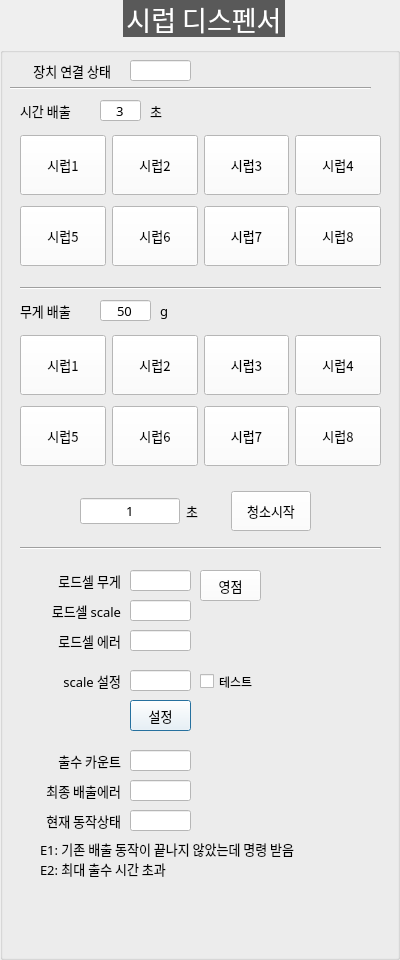
<?xml version="1.0" encoding="UTF-8"?>
<ui version="4.0">
 <class>DialogSyrup</class>
 <widget class="QDialog" name="DialogSyrup">
  <property name="geometry">
   <rect>
    <x>0</x>
    <y>0</y>
    <width>400</width>
    <height>960</height>
   </rect>
  </property>
  <property name="windowTitle">
   <string>Dialog</string>
  </property>
  <widget class="QGroupBox" name="GB_SYRUP">
   <property name="geometry">
    <rect>
     <x>0</x>
     <y>0</y>
     <width>400</width>
     <height>960</height>
    </rect>
   </property>
   <property name="font">
    <font>
     <family>함초롬돋움</family>
     <pointsize>20</pointsize>
     <weight>50</weight>
     <italic>false</italic>
     <bold>false</bold>
    </font>
   </property>
   <property name="styleSheet">
    <string notr="true">QGroupBox  {
    margin-top: 10px;
	font: 20pt &quot;함초롬돋움&quot;;
}

QGroupBox::title  {
    subcontrol-origin: margin;
    subcontrol-position: top center;
    padding: 10px 8000px 10px 8000px;
    background-color: #595959;
    color: rgb(255, 255, 255);
}
QLabel {
	font: 10pt &quot;함초롬돋움&quot;;
}
QComboBox{
	font: 10pt &quot;함초롬돋움&quot;;
	background-color: #ffffff
}
QPushButton{
	font: 10pt &quot;함초롬돋움&quot;;
	background-color: #ffffff
}
QLineEdit{
	font: 10pt &quot;함초롬돋움&quot;;
	background-color: #ffffff
}
QListWidget{
	font: 10pt &quot;함초롬돋움&quot;;
	background-color: #ffffff
}
QCheckBox{
	font: 10pt &quot;함초롬돋움&quot;;
}



</string>
   </property>
   <property name="title">
    <string>시럽 디스펜서</string>
   </property>
   <widget class="QLineEdit" name="LE_SYRUP_CONNECTION">
    <property name="geometry">
     <rect>
      <x>130</x>
      <y>60</y>
      <width>61</width>
      <height>21</height>
     </rect>
    </property>
    <property name="font">
     <font>
      <family>함초롬돋움</family>
      <pointsize>10</pointsize>
      <weight>50</weight>
      <italic>false</italic>
      <bold>false</bold>
     </font>
    </property>
    <property name="readOnly">
     <bool>true</bool>
    </property>
   </widget>
   <widget class="QLabel" name="label_110">
    <property name="geometry">
     <rect>
      <x>10</x>
      <y>60</y>
      <width>101</width>
      <height>21</height>
     </rect>
    </property>
    <property name="font">
     <font>
      <family>함초롬돋움</family>
      <pointsize>10</pointsize>
      <weight>50</weight>
      <italic>false</italic>
      <bold>false</bold>
     </font>
    </property>
    <property name="text">
     <string>장치 연결 상태</string>
    </property>
    <property name="alignment">
     <set>Qt::AlignRight|Qt::AlignTrailing|Qt::AlignVCenter</set>
    </property>
   </widget>
   <widget class="Line" name="line_37">
    <property name="geometry">
     <rect>
      <x>10</x>
      <y>80</y>
      <width>361</width>
      <height>16</height>
     </rect>
    </property>
    <property name="font">
     <font>
      <pointsize>11</pointsize>
     </font>
    </property>
    <property name="orientation">
     <enum>Qt::Horizontal</enum>
    </property>
   </widget>
   <widget class="Line" name="line_38">
    <property name="geometry">
     <rect>
      <x>20</x>
      <y>280</y>
      <width>361</width>
      <height>16</height>
     </rect>
    </property>
    <property name="font">
     <font>
      <pointsize>11</pointsize>
     </font>
    </property>
    <property name="orientation">
     <enum>Qt::Horizontal</enum>
    </property>
   </widget>
   <widget class="QLineEdit" name="LE_SYRUP_DISPENSE_COUNT">
    <property name="geometry">
     <rect>
      <x>130</x>
      <y>750</y>
      <width>61</width>
      <height>21</height>
     </rect>
    </property>
    <property name="font">
     <font>
      <family>함초롬돋움</family>
      <pointsize>10</pointsize>
      <weight>50</weight>
      <italic>false</italic>
      <bold>false</bold>
     </font>
    </property>
    <property name="readOnly">
     <bool>true</bool>
    </property>
   </widget>
   <widget class="QLabel" name="label_112">
    <property name="geometry">
     <rect>
      <x>50</x>
      <y>750</y>
      <width>71</width>
      <height>21</height>
     </rect>
    </property>
    <property name="font">
     <font>
      <family>함초롬돋움</family>
      <pointsize>10</pointsize>
      <weight>50</weight>
      <italic>false</italic>
      <bold>false</bold>
     </font>
    </property>
    <property name="text">
     <string>출수 카운트</string>
    </property>
    <property name="alignment">
     <set>Qt::AlignRight|Qt::AlignTrailing|Qt::AlignVCenter</set>
    </property>
   </widget>
   <widget class="QLineEdit" name="LE_LAST_DISPENSE_ERROR">
    <property name="geometry">
     <rect>
      <x>130</x>
      <y>780</y>
      <width>61</width>
      <height>21</height>
     </rect>
    </property>
    <property name="font">
     <font>
      <family>함초롬돋움</family>
      <pointsize>10</pointsize>
      <weight>50</weight>
      <italic>false</italic>
      <bold>false</bold>
     </font>
    </property>
    <property name="readOnly">
     <bool>true</bool>
    </property>
   </widget>
   <widget class="QLabel" name="label_113">
    <property name="geometry">
     <rect>
      <x>40</x>
      <y>780</y>
      <width>81</width>
      <height>21</height>
     </rect>
    </property>
    <property name="font">
     <font>
      <family>함초롬돋움</family>
      <pointsize>10</pointsize>
      <weight>50</weight>
      <italic>false</italic>
      <bold>false</bold>
     </font>
    </property>
    <property name="text">
     <string>최종 배출에러</string>
    </property>
    <property name="alignment">
     <set>Qt::AlignRight|Qt::AlignTrailing|Qt::AlignVCenter</set>
    </property>
   </widget>
   <widget class="QLabel" name="label_114">
    <property name="geometry">
     <rect>
      <x>40</x>
      <y>810</y>
      <width>81</width>
      <height>21</height>
     </rect>
    </property>
    <property name="font">
     <font>
      <family>함초롬돋움</family>
      <pointsize>10</pointsize>
      <weight>50</weight>
      <italic>false</italic>
      <bold>false</bold>
     </font>
    </property>
    <property name="text">
     <string>현재 동작상태</string>
    </property>
    <property name="alignment">
     <set>Qt::AlignRight|Qt::AlignTrailing|Qt::AlignVCenter</set>
    </property>
   </widget>
   <widget class="QLineEdit" name="LE_OP_STATE">
    <property name="geometry">
     <rect>
      <x>130</x>
      <y>810</y>
      <width>61</width>
      <height>21</height>
     </rect>
    </property>
    <property name="font">
     <font>
      <family>함초롬돋움</family>
      <pointsize>10</pointsize>
      <weight>50</weight>
      <italic>false</italic>
      <bold>false</bold>
     </font>
    </property>
    <property name="readOnly">
     <bool>true</bool>
    </property>
   </widget>
   <widget class="QLabel" name="label">
    <property name="geometry">
     <rect>
      <x>40</x>
      <y>840</y>
      <width>311</width>
      <height>17</height>
     </rect>
    </property>
    <property name="font">
     <font>
      <family>함초롬돋움</family>
      <pointsize>10</pointsize>
      <weight>50</weight>
      <italic>false</italic>
      <bold>false</bold>
     </font>
    </property>
    <property name="text">
     <string>E1: 기존 배출 동작이 끝나지 않았는데 명령 받음</string>
    </property>
   </widget>
   <widget class="QLabel" name="label_2">
    <property name="geometry">
     <rect>
      <x>40</x>
      <y>860</y>
      <width>311</width>
      <height>17</height>
     </rect>
    </property>
    <property name="font">
     <font>
      <family>함초롬돋움</family>
      <pointsize>10</pointsize>
      <weight>50</weight>
      <italic>false</italic>
      <bold>false</bold>
     </font>
    </property>
    <property name="text">
     <string>E2: 최대 출수 시간 초과</string>
    </property>
   </widget>
   <widget class="QLabel" name="label_22">
    <property name="geometry">
     <rect>
      <x>150</x>
      <y>100</y>
      <width>21</width>
      <height>21</height>
     </rect>
    </property>
    <property name="font">
     <font>
      <family>함초롬돋움</family>
      <pointsize>10</pointsize>
      <weight>50</weight>
      <italic>false</italic>
      <bold>false</bold>
     </font>
    </property>
    <property name="text">
     <string>초</string>
    </property>
   </widget>
   <widget class="QLineEdit" name="LE_SYRUP_OUT_TIME">
    <property name="geometry">
     <rect>
      <x>100</x>
      <y>100</y>
      <width>41</width>
      <height>21</height>
     </rect>
    </property>
    <property name="font">
     <font>
      <family>함초롬돋움</family>
      <pointsize>10</pointsize>
      <weight>50</weight>
      <italic>false</italic>
      <bold>false</bold>
     </font>
    </property>
    <property name="text">
     <string>3</string>
    </property>
    <property name="alignment">
     <set>Qt::AlignCenter</set>
    </property>
   </widget>
   <widget class="QLabel" name="label_116">
    <property name="geometry">
     <rect>
      <x>40</x>
      <y>570</y>
      <width>81</width>
      <height>21</height>
     </rect>
    </property>
    <property name="font">
     <font>
      <family>함초롬돋움</family>
      <pointsize>10</pointsize>
      <weight>50</weight>
      <italic>false</italic>
      <bold>false</bold>
     </font>
    </property>
    <property name="text">
     <string>로드셀 무게</string>
    </property>
    <property name="alignment">
     <set>Qt::AlignRight|Qt::AlignTrailing|Qt::AlignVCenter</set>
    </property>
   </widget>
   <widget class="QLabel" name="label_117">
    <property name="geometry">
     <rect>
      <x>40</x>
      <y>600</y>
      <width>81</width>
      <height>21</height>
     </rect>
    </property>
    <property name="font">
     <font>
      <family>함초롬돋움</family>
      <pointsize>10</pointsize>
      <weight>50</weight>
      <italic>false</italic>
      <bold>false</bold>
     </font>
    </property>
    <property name="text">
     <string>로드셀 scale</string>
    </property>
    <property name="alignment">
     <set>Qt::AlignRight|Qt::AlignTrailing|Qt::AlignVCenter</set>
    </property>
   </widget>
   <widget class="QLabel" name="label_118">
    <property name="geometry">
     <rect>
      <x>40</x>
      <y>630</y>
      <width>81</width>
      <height>21</height>
     </rect>
    </property>
    <property name="font">
     <font>
      <family>함초롬돋움</family>
      <pointsize>10</pointsize>
      <weight>50</weight>
      <italic>false</italic>
      <bold>false</bold>
     </font>
    </property>
    <property name="text">
     <string>로드셀 에러</string>
    </property>
    <property name="alignment">
     <set>Qt::AlignRight|Qt::AlignTrailing|Qt::AlignVCenter</set>
    </property>
   </widget>
   <widget class="QLineEdit" name="LE_LOADCELL_WEIGHT">
    <property name="geometry">
     <rect>
      <x>130</x>
      <y>570</y>
      <width>61</width>
      <height>21</height>
     </rect>
    </property>
    <property name="font">
     <font>
      <family>함초롬돋움</family>
      <pointsize>10</pointsize>
      <weight>50</weight>
      <italic>false</italic>
      <bold>false</bold>
     </font>
    </property>
    <property name="readOnly">
     <bool>true</bool>
    </property>
   </widget>
   <widget class="QLineEdit" name="LE_LOADCELL_SCALE">
    <property name="geometry">
     <rect>
      <x>130</x>
      <y>600</y>
      <width>61</width>
      <height>21</height>
     </rect>
    </property>
    <property name="font">
     <font>
      <family>함초롬돋움</family>
      <pointsize>10</pointsize>
      <weight>50</weight>
      <italic>false</italic>
      <bold>false</bold>
     </font>
    </property>
    <property name="readOnly">
     <bool>true</bool>
    </property>
   </widget>
   <widget class="QLineEdit" name="LE_LOADCELL_ERROR">
    <property name="geometry">
     <rect>
      <x>130</x>
      <y>630</y>
      <width>61</width>
      <height>21</height>
     </rect>
    </property>
    <property name="font">
     <font>
      <family>함초롬돋움</family>
      <pointsize>10</pointsize>
      <weight>50</weight>
      <italic>false</italic>
      <bold>false</bold>
     </font>
    </property>
    <property name="readOnly">
     <bool>true</bool>
    </property>
   </widget>
   <widget class="QLabel" name="label_119">
    <property name="geometry">
     <rect>
      <x>40</x>
      <y>670</y>
      <width>81</width>
      <height>21</height>
     </rect>
    </property>
    <property name="font">
     <font>
      <family>함초롬돋움</family>
      <pointsize>10</pointsize>
      <weight>50</weight>
      <italic>false</italic>
      <bold>false</bold>
     </font>
    </property>
    <property name="text">
     <string>scale 설정</string>
    </property>
    <property name="alignment">
     <set>Qt::AlignRight|Qt::AlignTrailing|Qt::AlignVCenter</set>
    </property>
   </widget>
   <widget class="QLineEdit" name="LE_LOADCELL_SET_SCALE">
    <property name="geometry">
     <rect>
      <x>130</x>
      <y>670</y>
      <width>61</width>
      <height>21</height>
     </rect>
    </property>
    <property name="font">
     <font>
      <family>함초롬돋움</family>
      <pointsize>10</pointsize>
      <weight>50</weight>
      <italic>false</italic>
      <bold>false</bold>
     </font>
    </property>
    <property name="readOnly">
     <bool>false</bool>
    </property>
   </widget>
   <widget class="QPushButton" name="BTN_SET_SCALE">
    <property name="geometry">
     <rect>
      <x>130</x>
      <y>700</y>
      <width>61</width>
      <height>31</height>
     </rect>
    </property>
    <property name="font">
     <font>
      <family>함초롬돋움</family>
      <pointsize>10</pointsize>
      <weight>50</weight>
      <italic>false</italic>
      <bold>false</bold>
     </font>
    </property>
    <property name="text">
     <string>설정</string>
    </property>
   </widget>
   <widget class="QPushButton" name="BTN_TARE">
    <property name="geometry">
     <rect>
      <x>200</x>
      <y>570</y>
      <width>61</width>
      <height>31</height>
     </rect>
    </property>
    <property name="font">
     <font>
      <family>함초롬돋움</family>
      <pointsize>10</pointsize>
      <weight>50</weight>
      <italic>false</italic>
      <bold>false</bold>
     </font>
    </property>
    <property name="text">
     <string>영점</string>
    </property>
   </widget>
   <widget class="QLineEdit" name="LE_SYRUP_OUT_WEIGHT">
    <property name="geometry">
     <rect>
      <x>100</x>
      <y>300</y>
      <width>51</width>
      <height>21</height>
     </rect>
    </property>
    <property name="font">
     <font>
      <family>함초롬돋움</family>
      <pointsize>10</pointsize>
      <weight>50</weight>
      <italic>false</italic>
      <bold>false</bold>
     </font>
    </property>
    <property name="text">
     <string>50</string>
    </property>
    <property name="alignment">
     <set>Qt::AlignCenter</set>
    </property>
   </widget>
   <widget class="QLabel" name="label_27">
    <property name="geometry">
     <rect>
      <x>160</x>
      <y>300</y>
      <width>21</width>
      <height>21</height>
     </rect>
    </property>
    <property name="font">
     <font>
      <family>함초롬돋움</family>
      <pointsize>10</pointsize>
      <weight>50</weight>
      <italic>false</italic>
      <bold>false</bold>
     </font>
    </property>
    <property name="text">
     <string>g</string>
    </property>
   </widget>
   <widget class="QLabel" name="label_111">
    <property name="geometry">
     <rect>
      <x>20</x>
      <y>100</y>
      <width>81</width>
      <height>21</height>
     </rect>
    </property>
    <property name="font">
     <font>
      <family>함초롬돋움</family>
      <pointsize>10</pointsize>
      <weight>50</weight>
      <italic>false</italic>
      <bold>false</bold>
     </font>
    </property>
    <property name="text">
     <string>시간 배출</string>
    </property>
    <property name="alignment">
     <set>Qt::AlignLeading|Qt::AlignLeft|Qt::AlignVCenter</set>
    </property>
   </widget>
   <widget class="QLabel" name="label_121">
    <property name="geometry">
     <rect>
      <x>20</x>
      <y>300</y>
      <width>81</width>
      <height>21</height>
     </rect>
    </property>
    <property name="font">
     <font>
      <family>함초롬돋움</family>
      <pointsize>10</pointsize>
      <weight>50</weight>
      <italic>false</italic>
      <bold>false</bold>
     </font>
    </property>
    <property name="text">
     <string>무게 배출</string>
    </property>
    <property name="alignment">
     <set>Qt::AlignLeading|Qt::AlignLeft|Qt::AlignVCenter</set>
    </property>
   </widget>
   <widget class="Line" name="line_39">
    <property name="geometry">
     <rect>
      <x>20</x>
      <y>540</y>
      <width>361</width>
      <height>16</height>
     </rect>
    </property>
    <property name="font">
     <font>
      <pointsize>11</pointsize>
     </font>
    </property>
    <property name="orientation">
     <enum>Qt::Horizontal</enum>
    </property>
   </widget>
   <widget class="QCheckBox" name="CB_SCALE_TEST">
    <property name="geometry">
     <rect>
      <x>200</x>
      <y>670</y>
      <width>81</width>
      <height>23</height>
     </rect>
    </property>
    <property name="text">
     <string>테스트</string>
    </property>
   </widget>
   <widget class="QWidget" name="layoutWidget">
    <property name="geometry">
     <rect>
      <x>20</x>
      <y>130</y>
      <width>361</width>
      <height>141</height>
     </rect>
    </property>
    <layout class="QGridLayout" name="gridLayout">
     <item row="0" column="3">
      <widget class="QPushButton" name="BTN_DISPENSE_SYRUP_BY_TIME_4">
       <property name="sizePolicy">
        <sizepolicy hsizetype="Maximum" vsizetype="Maximum">
         <horstretch>0</horstretch>
         <verstretch>0</verstretch>
        </sizepolicy>
       </property>
       <property name="maximumSize">
        <size>
         <width>100</width>
         <height>60</height>
        </size>
       </property>
       <property name="font">
        <font>
         <family>함초롬돋움</family>
         <pointsize>10</pointsize>
         <weight>50</weight>
         <italic>false</italic>
         <bold>false</bold>
        </font>
       </property>
       <property name="text">
        <string>시럽4</string>
       </property>
      </widget>
     </item>
     <item row="1" column="0">
      <widget class="QPushButton" name="BTN_DISPENSE_SYRUP_BY_TIME_5">
       <property name="sizePolicy">
        <sizepolicy hsizetype="Maximum" vsizetype="Maximum">
         <horstretch>0</horstretch>
         <verstretch>0</verstretch>
        </sizepolicy>
       </property>
       <property name="maximumSize">
        <size>
         <width>100</width>
         <height>60</height>
        </size>
       </property>
       <property name="font">
        <font>
         <family>함초롬돋움</family>
         <pointsize>10</pointsize>
         <weight>50</weight>
         <italic>false</italic>
         <bold>false</bold>
        </font>
       </property>
       <property name="text">
        <string>시럽5</string>
       </property>
      </widget>
     </item>
     <item row="1" column="3">
      <widget class="QPushButton" name="BTN_DISPENSE_SYRUP_BY_TIME_8">
       <property name="sizePolicy">
        <sizepolicy hsizetype="Maximum" vsizetype="Maximum">
         <horstretch>0</horstretch>
         <verstretch>0</verstretch>
        </sizepolicy>
       </property>
       <property name="maximumSize">
        <size>
         <width>100</width>
         <height>60</height>
        </size>
       </property>
       <property name="font">
        <font>
         <family>함초롬돋움</family>
         <pointsize>10</pointsize>
         <weight>50</weight>
         <italic>false</italic>
         <bold>false</bold>
        </font>
       </property>
       <property name="text">
        <string>시럽8</string>
       </property>
      </widget>
     </item>
     <item row="1" column="2">
      <widget class="QPushButton" name="BTN_DISPENSE_SYRUP_BY_TIME_7">
       <property name="sizePolicy">
        <sizepolicy hsizetype="Maximum" vsizetype="Maximum">
         <horstretch>0</horstretch>
         <verstretch>0</verstretch>
        </sizepolicy>
       </property>
       <property name="maximumSize">
        <size>
         <width>100</width>
         <height>60</height>
        </size>
       </property>
       <property name="font">
        <font>
         <family>함초롬돋움</family>
         <pointsize>10</pointsize>
         <weight>50</weight>
         <italic>false</italic>
         <bold>false</bold>
        </font>
       </property>
       <property name="text">
        <string>시럽7</string>
       </property>
      </widget>
     </item>
     <item row="0" column="1">
      <widget class="QPushButton" name="BTN_DISPENSE_SYRUP_BY_TIME_2">
       <property name="sizePolicy">
        <sizepolicy hsizetype="Maximum" vsizetype="Maximum">
         <horstretch>0</horstretch>
         <verstretch>0</verstretch>
        </sizepolicy>
       </property>
       <property name="maximumSize">
        <size>
         <width>100</width>
         <height>60</height>
        </size>
       </property>
       <property name="font">
        <font>
         <family>함초롬돋움</family>
         <pointsize>10</pointsize>
         <weight>50</weight>
         <italic>false</italic>
         <bold>false</bold>
        </font>
       </property>
       <property name="text">
        <string>시럽2</string>
       </property>
      </widget>
     </item>
     <item row="1" column="1">
      <widget class="QPushButton" name="BTN_DISPENSE_SYRUP_BY_TIME_6">
       <property name="sizePolicy">
        <sizepolicy hsizetype="Maximum" vsizetype="Maximum">
         <horstretch>0</horstretch>
         <verstretch>0</verstretch>
        </sizepolicy>
       </property>
       <property name="maximumSize">
        <size>
         <width>100</width>
         <height>60</height>
        </size>
       </property>
       <property name="font">
        <font>
         <family>함초롬돋움</family>
         <pointsize>10</pointsize>
         <weight>50</weight>
         <italic>false</italic>
         <bold>false</bold>
        </font>
       </property>
       <property name="text">
        <string>시럽6</string>
       </property>
      </widget>
     </item>
     <item row="0" column="2">
      <widget class="QPushButton" name="BTN_DISPENSE_SYRUP_BY_TIME_3">
       <property name="sizePolicy">
        <sizepolicy hsizetype="Maximum" vsizetype="Maximum">
         <horstretch>0</horstretch>
         <verstretch>0</verstretch>
        </sizepolicy>
       </property>
       <property name="maximumSize">
        <size>
         <width>100</width>
         <height>60</height>
        </size>
       </property>
       <property name="font">
        <font>
         <family>함초롬돋움</family>
         <pointsize>10</pointsize>
         <weight>50</weight>
         <italic>false</italic>
         <bold>false</bold>
        </font>
       </property>
       <property name="text">
        <string>시럽3</string>
       </property>
      </widget>
     </item>
     <item row="0" column="0">
      <widget class="QPushButton" name="BTN_DISPENSE_SYRUP_BY_TIME_1">
       <property name="sizePolicy">
        <sizepolicy hsizetype="Maximum" vsizetype="Maximum">
         <horstretch>0</horstretch>
         <verstretch>0</verstretch>
        </sizepolicy>
       </property>
       <property name="maximumSize">
        <size>
         <width>100</width>
         <height>60</height>
        </size>
       </property>
       <property name="font">
        <font>
         <family>함초롬돋움</family>
         <pointsize>10</pointsize>
         <weight>50</weight>
         <italic>false</italic>
         <bold>false</bold>
        </font>
       </property>
       <property name="text">
        <string>시럽1</string>
       </property>
      </widget>
     </item>
    </layout>
   </widget>
   <widget class="QWidget" name="layoutWidget">
    <property name="geometry">
     <rect>
      <x>20</x>
      <y>330</y>
      <width>361</width>
      <height>141</height>
     </rect>
    </property>
    <layout class="QGridLayout" name="gridLayout_2">
     <item row="1" column="2">
      <widget class="QPushButton" name="BTN_DISPENSE_SYRUP_BY_WEIGHT_7">
       <property name="sizePolicy">
        <sizepolicy hsizetype="Maximum" vsizetype="Maximum">
         <horstretch>0</horstretch>
         <verstretch>0</verstretch>
        </sizepolicy>
       </property>
       <property name="maximumSize">
        <size>
         <width>100</width>
         <height>60</height>
        </size>
       </property>
       <property name="font">
        <font>
         <family>함초롬돋움</family>
         <pointsize>10</pointsize>
         <weight>50</weight>
         <italic>false</italic>
         <bold>false</bold>
        </font>
       </property>
       <property name="text">
        <string>시럽7</string>
       </property>
      </widget>
     </item>
     <item row="1" column="1">
      <widget class="QPushButton" name="BTN_DISPENSE_SYRUP_BY_WEIGHT_6">
       <property name="sizePolicy">
        <sizepolicy hsizetype="Maximum" vsizetype="Maximum">
         <horstretch>0</horstretch>
         <verstretch>0</verstretch>
        </sizepolicy>
       </property>
       <property name="maximumSize">
        <size>
         <width>100</width>
         <height>60</height>
        </size>
       </property>
       <property name="font">
        <font>
         <family>함초롬돋움</family>
         <pointsize>10</pointsize>
         <weight>50</weight>
         <italic>false</italic>
         <bold>false</bold>
        </font>
       </property>
       <property name="text">
        <string>시럽6</string>
       </property>
      </widget>
     </item>
     <item row="0" column="0">
      <widget class="QPushButton" name="BTN_DISPENSE_SYRUP_BY_WEIGHT_1">
       <property name="sizePolicy">
        <sizepolicy hsizetype="Maximum" vsizetype="Maximum">
         <horstretch>0</horstretch>
         <verstretch>0</verstretch>
        </sizepolicy>
       </property>
       <property name="maximumSize">
        <size>
         <width>100</width>
         <height>60</height>
        </size>
       </property>
       <property name="font">
        <font>
         <family>함초롬돋움</family>
         <pointsize>10</pointsize>
         <weight>50</weight>
         <italic>false</italic>
         <bold>false</bold>
        </font>
       </property>
       <property name="text">
        <string>시럽1</string>
       </property>
      </widget>
     </item>
     <item row="0" column="3">
      <widget class="QPushButton" name="BTN_DISPENSE_SYRUP_BY_WEIGHT_4">
       <property name="sizePolicy">
        <sizepolicy hsizetype="Maximum" vsizetype="Maximum">
         <horstretch>0</horstretch>
         <verstretch>0</verstretch>
        </sizepolicy>
       </property>
       <property name="maximumSize">
        <size>
         <width>100</width>
         <height>60</height>
        </size>
       </property>
       <property name="font">
        <font>
         <family>함초롬돋움</family>
         <pointsize>10</pointsize>
         <weight>50</weight>
         <italic>false</italic>
         <bold>false</bold>
        </font>
       </property>
       <property name="text">
        <string>시럽4</string>
       </property>
      </widget>
     </item>
     <item row="0" column="1">
      <widget class="QPushButton" name="BTN_DISPENSE_SYRUP_BY_WEIGHT_2">
       <property name="sizePolicy">
        <sizepolicy hsizetype="Maximum" vsizetype="Maximum">
         <horstretch>0</horstretch>
         <verstretch>0</verstretch>
        </sizepolicy>
       </property>
       <property name="maximumSize">
        <size>
         <width>100</width>
         <height>60</height>
        </size>
       </property>
       <property name="font">
        <font>
         <family>함초롬돋움</family>
         <pointsize>10</pointsize>
         <weight>50</weight>
         <italic>false</italic>
         <bold>false</bold>
        </font>
       </property>
       <property name="text">
        <string>시럽2</string>
       </property>
      </widget>
     </item>
     <item row="1" column="3">
      <widget class="QPushButton" name="BTN_DISPENSE_SYRUP_BY_WEIGHT_8">
       <property name="sizePolicy">
        <sizepolicy hsizetype="Maximum" vsizetype="Maximum">
         <horstretch>0</horstretch>
         <verstretch>0</verstretch>
        </sizepolicy>
       </property>
       <property name="maximumSize">
        <size>
         <width>100</width>
         <height>60</height>
        </size>
       </property>
       <property name="font">
        <font>
         <family>함초롬돋움</family>
         <pointsize>10</pointsize>
         <weight>50</weight>
         <italic>false</italic>
         <bold>false</bold>
        </font>
       </property>
       <property name="text">
        <string>시럽8</string>
       </property>
      </widget>
     </item>
     <item row="1" column="0">
      <widget class="QPushButton" name="BTN_DISPENSE_SYRUP_BY_WEIGHT_5">
       <property name="sizePolicy">
        <sizepolicy hsizetype="Maximum" vsizetype="Maximum">
         <horstretch>0</horstretch>
         <verstretch>0</verstretch>
        </sizepolicy>
       </property>
       <property name="maximumSize">
        <size>
         <width>100</width>
         <height>60</height>
        </size>
       </property>
       <property name="font">
        <font>
         <family>함초롬돋움</family>
         <pointsize>10</pointsize>
         <weight>50</weight>
         <italic>false</italic>
         <bold>false</bold>
        </font>
       </property>
       <property name="text">
        <string>시럽5</string>
       </property>
      </widget>
     </item>
     <item row="0" column="2">
      <widget class="QPushButton" name="BTN_DISPENSE_SYRUP_BY_WEIGHT_3">
       <property name="sizePolicy">
        <sizepolicy hsizetype="Maximum" vsizetype="Maximum">
         <horstretch>0</horstretch>
         <verstretch>0</verstretch>
        </sizepolicy>
       </property>
       <property name="maximumSize">
        <size>
         <width>100</width>
         <height>60</height>
        </size>
       </property>
       <property name="font">
        <font>
         <family>함초롬돋움</family>
         <pointsize>10</pointsize>
         <weight>50</weight>
         <italic>false</italic>
         <bold>false</bold>
        </font>
       </property>
       <property name="text">
        <string>시럽3</string>
       </property>
      </widget>
     </item>
    </layout>
   </widget>
   <widget class="QWidget" name="layoutWidget">
    <property name="geometry">
     <rect>
      <x>80</x>
      <y>490</y>
      <width>231</width>
      <height>42</height>
     </rect>
    </property>
    <layout class="QHBoxLayout" name="horizontalLayout">
     <item>
      <widget class="QLineEdit" name="LE_SYRUP_OUT_TIME_2">
       <property name="maximumSize">
        <size>
         <width>100</width>
         <height>16777215</height>
        </size>
       </property>
       <property name="font">
        <font>
         <family>함초롬돋움</family>
         <pointsize>10</pointsize>
         <weight>50</weight>
         <italic>false</italic>
         <bold>false</bold>
        </font>
       </property>
       <property name="text">
        <string>1</string>
       </property>
       <property name="alignment">
        <set>Qt::AlignCenter</set>
       </property>
      </widget>
     </item>
     <item>
      <widget class="QLabel" name="label_23">
       <property name="font">
        <font>
         <family>함초롬돋움</family>
         <pointsize>10</pointsize>
         <weight>50</weight>
         <italic>false</italic>
         <bold>false</bold>
        </font>
       </property>
       <property name="text">
        <string>초</string>
       </property>
      </widget>
     </item>
     <item>
      <widget class="QPushButton" name="BTN_CLEANING">
       <property name="minimumSize">
        <size>
         <width>0</width>
         <height>40</height>
        </size>
       </property>
       <property name="font">
        <font>
         <family>함초롬돋움</family>
         <pointsize>10</pointsize>
         <weight>50</weight>
         <italic>false</italic>
         <bold>false</bold>
        </font>
       </property>
       <property name="text">
        <string>청소시작</string>
       </property>
      </widget>
     </item>
    </layout>
   </widget>
   <zorder>layoutWidget</zorder>
   <zorder>layoutWidget</zorder>
   <zorder>layoutWidget</zorder>
   <zorder>LE_SYRUP_CONNECTION</zorder>
   <zorder>label_110</zorder>
   <zorder>line_37</zorder>
   <zorder>line_38</zorder>
   <zorder>LE_SYRUP_DISPENSE_COUNT</zorder>
   <zorder>label_112</zorder>
   <zorder>LE_LAST_DISPENSE_ERROR</zorder>
   <zorder>label_113</zorder>
   <zorder>label_114</zorder>
   <zorder>LE_OP_STATE</zorder>
   <zorder>label</zorder>
   <zorder>label_2</zorder>
   <zorder>label_22</zorder>
   <zorder>LE_SYRUP_OUT_TIME</zorder>
   <zorder>label_116</zorder>
   <zorder>label_117</zorder>
   <zorder>label_118</zorder>
   <zorder>LE_LOADCELL_WEIGHT</zorder>
   <zorder>LE_LOADCELL_SCALE</zorder>
   <zorder>LE_LOADCELL_ERROR</zorder>
   <zorder>label_119</zorder>
   <zorder>LE_LOADCELL_SET_SCALE</zorder>
   <zorder>BTN_SET_SCALE</zorder>
   <zorder>BTN_TARE</zorder>
   <zorder>LE_SYRUP_OUT_WEIGHT</zorder>
   <zorder>label_27</zorder>
   <zorder>label_111</zorder>
   <zorder>label_121</zorder>
   <zorder>line_39</zorder>
   <zorder>CB_SCALE_TEST</zorder>
  </widget>
 </widget>
 <resources/>
 <connections/>
</ui>
